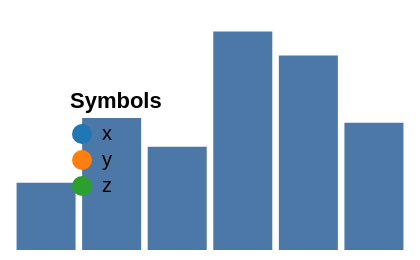

Source (Vega-Lite JSON):
### Vega specification from a JSON file in a GitHub repository (floating-point values rounded to 4 significant figures)
{"width": 200, "height": 120, "padding": 5, "data": [{"name": "t", "values": [{"a": "Alpha", "b": 28, "c": "x", "d": 1}, {"a": "Bravo", "b": 55, "c": "y", "d": 2}, {"a": "Charlie", "b": 43, "c": "x", "d": 3}, {"a": "Delta", "b": 91, "c": "z", "d": 4}, {"a": "Echo", "b": 81, "c": "y", "d": 5}, {"a": "Foxtrot", "b": 53, "c": "z", "d": 6}]}], "scales": [{"name": "x", "type": "band", "domain": {"data": "t", "field": "a"}, "range": "width", "padding": 0.1}, {"name": "y", "type": "linear", "domain": {"data": "t", "field": "b"}, "range": "height", "nice": true}, {"name": "color", "type": "ordinal", "domain": {"data": "t", "field": "c"}, "range": {"scheme": "category10"}}, {"name": "ramp", "type": "linear", "domain": {"data": "t", "field": "d"}, "range": {"scheme": "blues"}}, {"name": "size", "type": "linear", "domain": {"data": "t", "field": "b"}, "range": [10, 200]}, {"name": "shape", "type": "ordinal", "domain": {"data": "t", "field": "c"}, "range": "symbol"}, {"name": "quant", "type": "quantize", "domain": [0, 100], "range": {"scheme": "greens", "count": 4}}], "marks": [{"type": "rect", "from": {"data": "t"}, "encode": {"enter": {"x": {"scale": "x", "field": "a"}, "width": {"scale": "x", "band": 1}, "y": {"scale": "y", "field": "b"}, "y2": {"scale": "y", "value": 0}}}}], "legends": [{"fill": "color", "title": "Symbols", "orient": "none", "legendX": 30, "legendY": 40}]}
